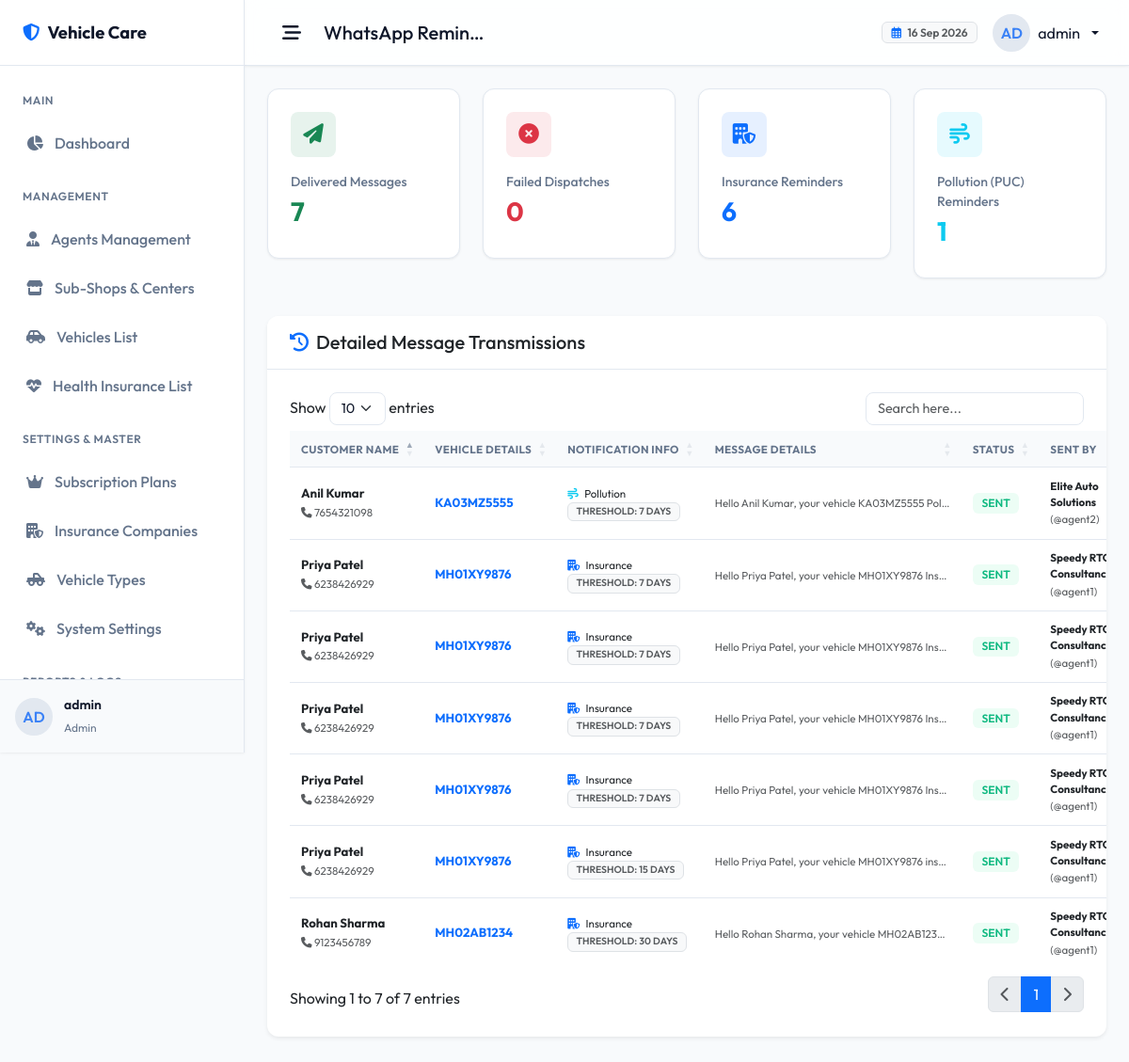
/admin/reminders.php (signed in), run on an earlier commit of the app's database.
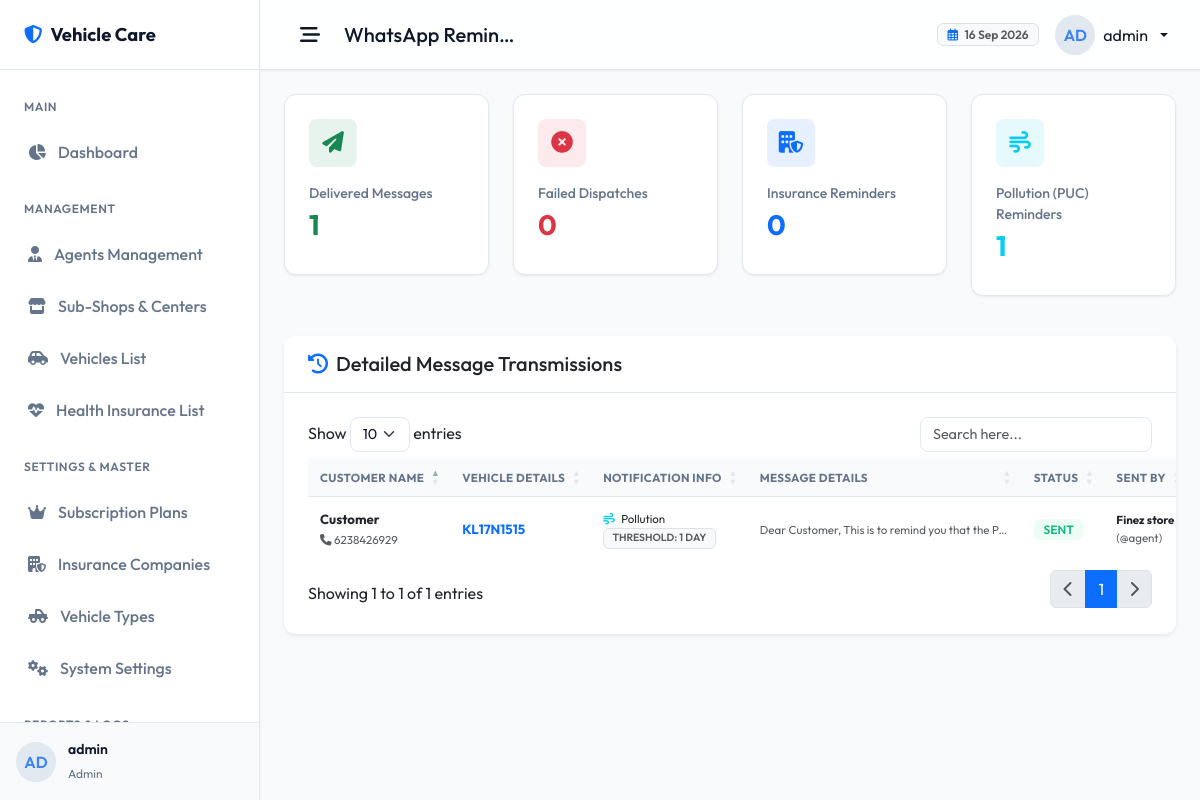
And on a later commit of the database.
### tables this page shows
CREATE TABLE `reminder_history` (
  `id` int(11) NOT NULL,
  `customer_id` int(11) NOT NULL,
  `vehicle_id` int(11) DEFAULT NULL,
  `reminder_type` enum('Insurance','Pollution','RC','Health') NOT NULL,
  `reminder_period` varchar(20) NOT NULL,
  `sent_date` timestamp NOT NULL DEFAULT current_timestamp(),
  `sent_by_user_id` int(11) NOT NULL,
  `status` enum('sent','failed') NOT NULL DEFAULT 'sent',
  `message` text NOT NULL,
  `api_response` text DEFAULT NULL
);

CREATE TABLE `customers` (
  `id` int(11) NOT NULL,
  `agent_id` int(11) NOT NULL,
  `created_by_shop_id` int(11) DEFAULT NULL,
  `name` varchar(255) NOT NULL,
  `mobile_number` varchar(20) NOT NULL,
  `whatsapp_number` varchar(20) NOT NULL,
  `created_at` timestamp NOT NULL DEFAULT current_timestamp(),
  `updated_at` timestamp NOT NULL DEFAULT current_timestamp() ON UPDATE current_timestamp()
);

CREATE TABLE `vehicles` (
  `id` int(11) NOT NULL,
  `customer_id` int(11) NOT NULL,
  `agent_id` int(11) NOT NULL,
  `created_by_shop_id` int(11) DEFAULT NULL,
  `vehicle_number` varchar(30) NOT NULL,
  `created_at` timestamp NOT NULL DEFAULT current_timestamp(),
  `updated_at` timestamp NOT NULL DEFAULT current_timestamp() ON UPDATE current_timestamp()
);

CREATE TABLE `users` (
  `id` int(11) NOT NULL,
  `username` varchar(50) NOT NULL,
  `password` varchar(255) NOT NULL,
  `email` varchar(100) NOT NULL,
  `role` enum('admin','agent','shop') NOT NULL DEFAULT 'agent',
  `parent_agent_id` int(11) DEFAULT NULL,
  `status` enum('active','suspended') NOT NULL DEFAULT 'active',
  `shop_name` varchar(255) DEFAULT NULL,
  `shop_owner_name` varchar(255) DEFAULT NULL,
  `shop_logo` varchar(255) DEFAULT NULL,
  `shop_address` text DEFAULT NULL,
  `city` varchar(100) DEFAULT NULL,
  `state` varchar(100) DEFAULT NULL,
  `pincode` varchar(10) DEFAULT NULL,
  `mobile_number` varchar(20) DEFAULT NULL,
  `whatsapp_number` varchar(20) DEFAULT NULL,
  `created_at` timestamp NOT NULL DEFAULT current_timestamp(),
  `updated_at` timestamp NOT NULL DEFAULT current_timestamp() ON UPDATE current_timestamp(),
  `expiry_date` date DEFAULT NULL,
  `access_health_insurance` tinyint(1) NOT NULL DEFAULT 1,
  `access_vehicle_insurance` tinyint(1) NOT NULL DEFAULT 1,
  `access_pollution` tinyint(1) NOT NULL DEFAULT 1,
  `message_balance` int(11) NOT NULL DEFAULT 0,
  `notify_days_before` int(11) DEFAULT 7,
  `notify_before_enabled` tinyint(1) DEFAULT 1,
  `notify_1day_before_enabled` tinyint(1) DEFAULT 1,
  `notify_after_expiry_enabled` tinyint(1) DEFAULT 1
);

### includes/functions.php (called while the page is built, shortened)
<?php
function sanitize($data) {
    return htmlspecialchars(trim($data), ENT_QUOTES, 'UTF-8');
}

### admin/reminders.php (the view, shortened to what the changed rows need)
<?php
require_once __DIR__ . '/../includes/functions.php';
$db = getDBConnection();
$totalSent = $db->query("SELECT COUNT(*) FROM reminder_history WHERE status = 'sent'")->fetchColumn();
$insReminders = $db->query("SELECT COUNT(*) FROM reminder_history WHERE reminder_type = 'Insurance'")->fetchColumn();
include_once __DIR__ . '/../includes/header.php';
?>
<div class="row">
    <div class="col-12 col-sm-6 col-md-3">
        <div class="card stat-card">
            <div class="stat-icon-wrapper bg-success bg-opacity-10 text-success">
                <i class="fa-solid fa-paper-plane"></i>
            </div>
            <p class="stat-title">Delivered Messages</p>
            <h3 class="stat-value text-success"><?php echo $totalSent; ?></h3>
        </div>
    </div>
    <div class="col-12 col-sm-6 col-md-3">
        <div class="card stat-card">
            <div class="stat-icon-wrapper bg-primary bg-opacity-10 text-primary">
                <i class="fa-solid fa-building-shield"></i>
            </div>
            <p class="stat-title">Insurance Reminders</p>
            <h3 class="stat-value text-primary"><?php echo $insReminders; ?></h3>
        </div>
    </div>
</div>
<div class="card shadow-sm border-0 mt-3">
    <div class="card-header bg-white py-3">
        <div class="d-flex align-items-center gap-2">
        </div>
    </div>
    <div class="card-body">
        <table class="table table-hover align-middle datatable w-100">
            <thead>
                <tr>
                    <th>Customer Name</th>
                    <th>Vehicle Details</th>
                    <th>Notification Info</th>
                    <th>Message Details</th>
                    <th>Status</th>
                    <th>Sent By</th>
                </tr>
            </thead>
            <tbody>
                <?php
                $stmt = $db->query("
                    SELECT r.*, c.name as customer_name, c.mobile_number, v.vehicle_number, u.username as sender_name, u.shop_name
                    FROM reminder_history r
                    JOIN customers c ON r.customer_id = c.id
                    JOIN vehicles v ON r.vehicle_id = v.id
                    JOIN users u ON r.sent_by_user_id = u.id
                    ORDER BY r.id DESC
                ");
                while ($log = $stmt->fetch()):
                    $statusClass = ($log['status'] === 'sent') ? 'badge-active' : 'badge-suspended';
                    $typeIcon = ($log['reminder_type'] === 'Insurance') ? 'fa-building-shield text-primary' : (($log['reminder_type'] === 'Pollution') ? 'fa-wind text-info' : 'fa-car text-warning');
                ?>
                    <tr>
                        <td>
                            <strong class="text-main d-block"><?php echo sanitize($log['customer_name']); ?></strong>
                            <small class="text-muted"><i class="fa-solid fa-phone"></i> <?php echo sanitize($log['mobile_number']); ?></small>
                        </td>
                        <td>
                            <strong class="text-primary d-block"><?php echo sanitize($log['vehicle_number']); ?></strong>
                        </td>
                        <td>
                            <span class="d-block small font-weight-600">
                                <i class="fa-solid <?php echo $typeIcon; ?> me-1"></i> <?php echo sanitize($log['reminder_type']); ?>
                            </span>
                            <span class="badge bg-light text-muted border text-uppercase" style="font-size: 0.65rem;">
                                Threshold: <?php echo sanitize($log['reminder_period']); ?>
                            </span>
                        </td>
                        <td>
                            <p class="m-0 small text-muted text-truncate" style="max-width: 250px;" title="<?php echo sanitize($log['message']); ?>">
                                <?php echo sanitize($log['message']); ?>
                            </p>
                        </td>
                        <td>
                            <span class="badge <?php echo $statusClass; ?>">
                                <?php echo strtoupper(sanitize($log['status'])); ?>
                            </span>
                        </td>
                        <td>
                            <strong class="small d-block text-main"><?php echo sanitize($log['shop_name']); ?></strong>
                            <small class="text-muted">(@<?php echo sanitize($log['sender_name']); ?>)</small>
                        </td>
                    </tr>
                <?php endwhile; ?>
            </tbody>
        </table>
    </div>
</div>
<?php include_once __DIR__ . '/../includes/footer.php'; ?>

What changed in the data, as far as the page shows it:
removed reminder_history: customer.name "Priya Patel", customer.mobile_number "6238426929", vehicle.vehicle_number "MH01XY9876", reminder_type "Insurance", reminder_period "7 DAYS", message "Hello Priya Patel, your vehicle MH01XY9876 Ins…", status "SENT", sent_by_user.shop_name "Speedy…", sent_by_user.username "agent1"
removed reminder_history: customer.name "Priya Patel", customer.mobile_number "6238426929", vehicle.vehicle_number "MH01XY9876", reminder_type "Insurance", reminder_period "7 DAYS", message "Hello Priya Patel, your vehicle MH01XY9876 Ins…", status "SENT", sent_by_user.shop_name "Speedy…", sent_by_user.username "agent1"
removed reminder_history: customer.name "Priya Patel", customer.mobile_number "6238426929", vehicle.vehicle_number "MH01XY9876", reminder_type "Insurance", reminder_period "7 DAYS", message "Hello Priya Patel, your vehicle MH01XY9876 Ins…", status "SENT", sent_by_user.shop_name "Speedy…", sent_by_user.username "agent1"
removed reminder_history: customer.name "Priya Patel", customer.mobile_number "6238426929", vehicle.vehicle_number "MH01XY9876", reminder_type "Insurance", reminder_period "7 DAYS", message "Hello Priya Patel, your vehicle MH01XY9876 Ins…", status "SENT", sent_by_user.shop_name "Speedy…", sent_by_user.username "agent1"
removed reminder_history: customer.name "Priya Patel", customer.mobile_number "6238426929", vehicle.vehicle_number "MH01XY9876", reminder_type "Insurance", reminder_period "15 DAYS", message "Hello Priya Patel, your vehicle MH01XY9876 ins…", status "SENT", sent_by_user.shop_name "Speedy…", sent_by_user.username "agent1"
removed reminder_history: customer.name "Rohan Sharma", customer.mobile_number "9123456789", vehicle.vehicle_number "MH02AB1234", reminder_type "Insurance", reminder_period "30 DAYS", message "Hello Rohan Sharma, your vehicle MH02AB123…", status "SENT", sent_by_user.shop_name "Speedy…", sent_by_user.username "agent1"
changed reminder_history "SENT": customer.name "Anil Kumar" → "Customer"; customer.mobile_number "7654321098" → "6238426929"; vehicle.vehicle_number "KA03MZ5555" → "KL17N1515"; reminder_period "7 DAYS" → "1 DAY"; message "Hello Anil Kumar, your vehicle KA03MZ5555 Pol…" → "Dear Customer, This is to remind you that the P…"; sent_by_user.shop_name "Elite Auto Solutions" → "Finez store"; sent_by_user.username "agent2" → "agent"
Also different on the page:
$totalSent: "7" → "1"
$insReminders: "6" → "0"
text written by a page script: "Show entries Showing 1 to 7 of 7 entries 1" → "Show entries Showing 1 to 1 of 1 entries 1"
